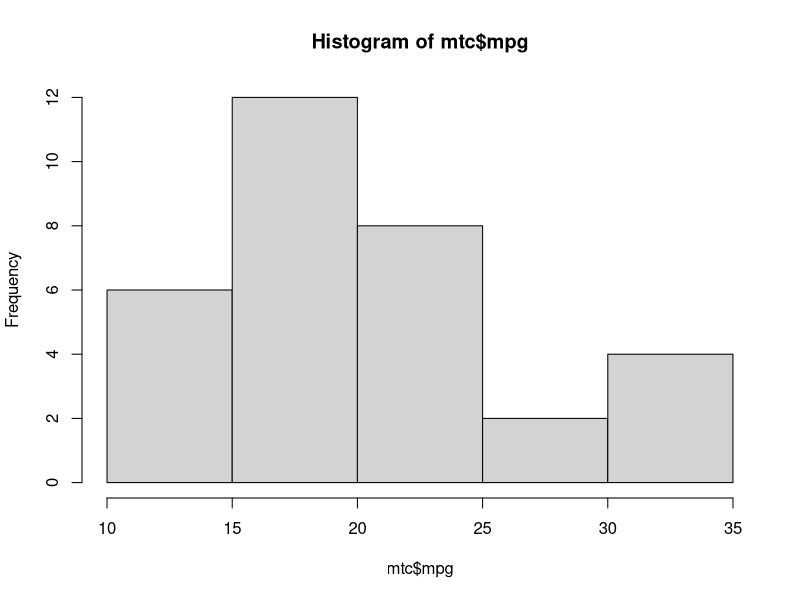
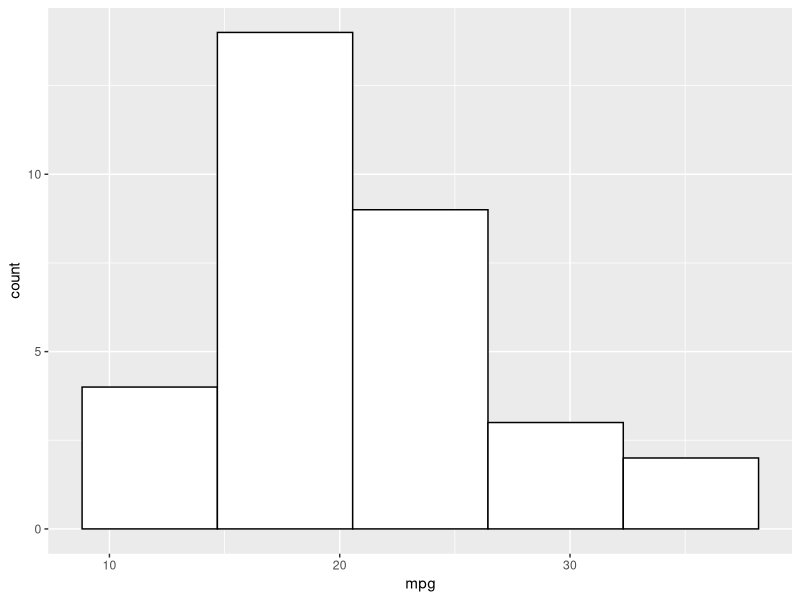
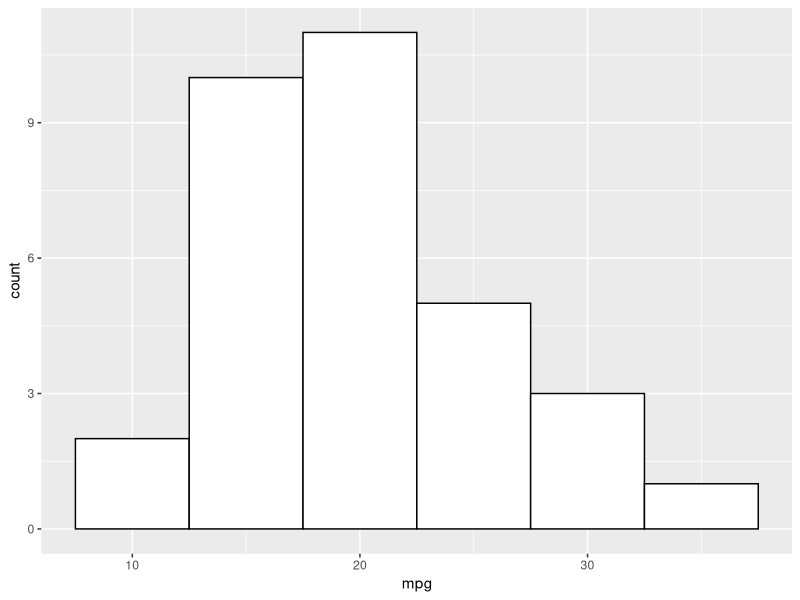
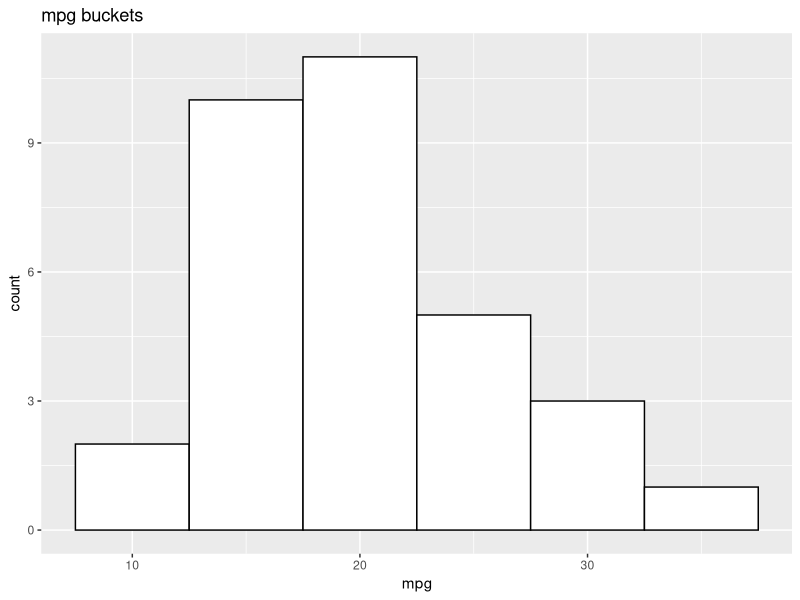
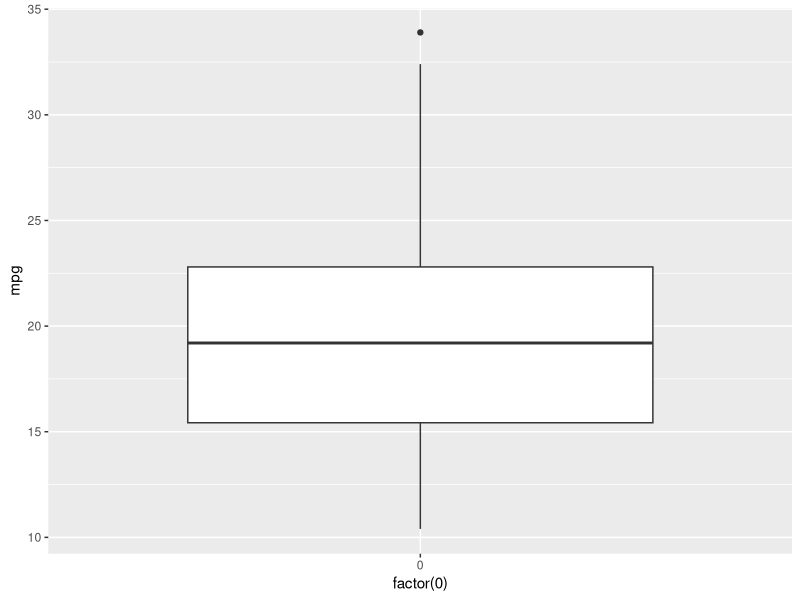
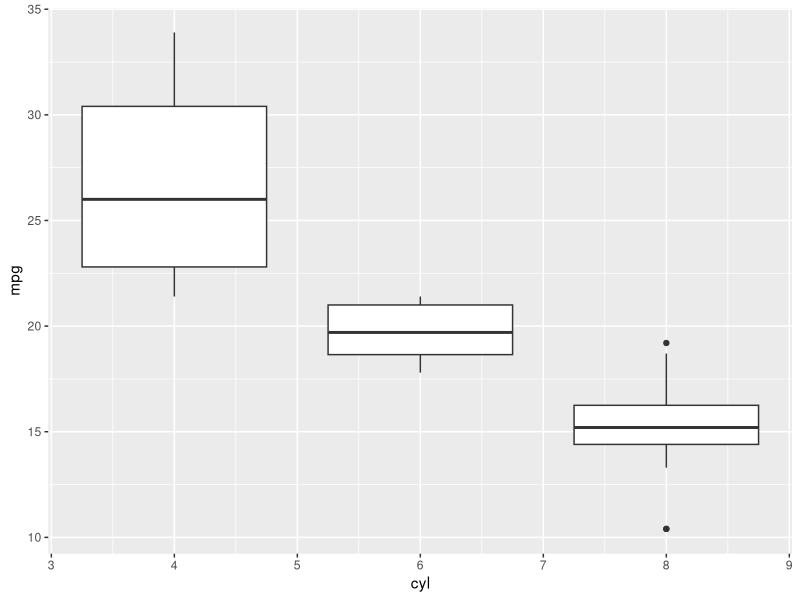
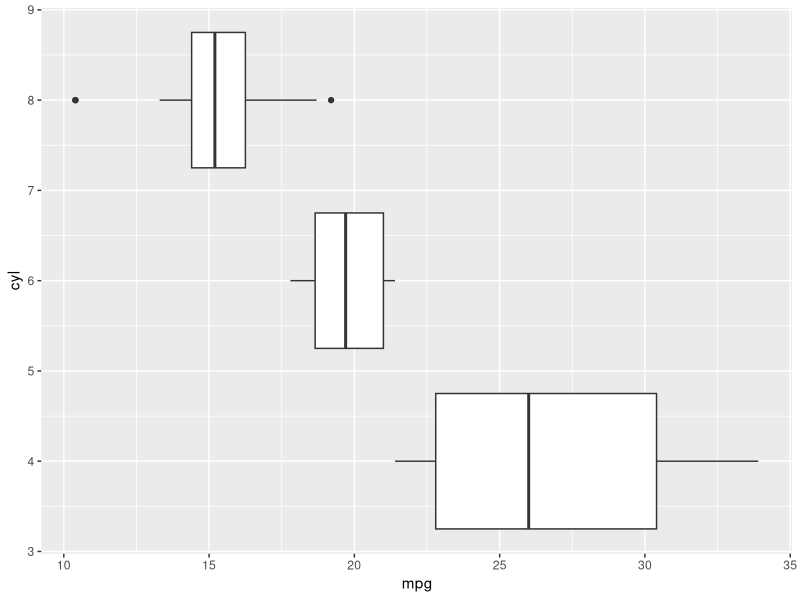
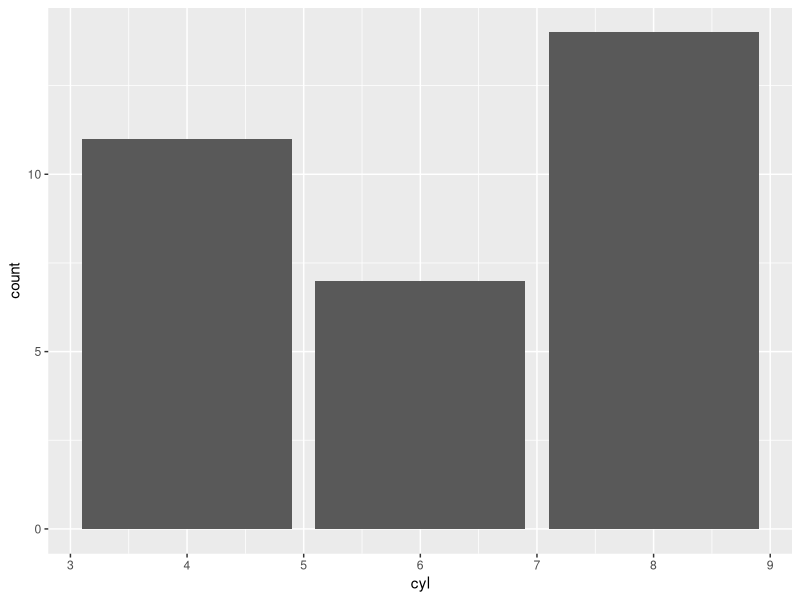

R code for these plots, in order:
library(ggplot2)

mtc <- mtcars

hist(mtc$mpg, breaks=4)
g <- ggplot(mtc,aes(x=mpg))+geom_histogram(bins=5, color="black", fill="white")
g
g <- ggplot(mtc,aes(x=mpg))+geom_histogram(binwidth=5, color="black", fill="white")
g
g + ggtitle("mpg buckets") 

ggplot(mtc, aes(x=factor(0), mpg)) + geom_boxplot()
ggplot(mtc, aes(group=cyl, x=cyl , mpg)) + geom_boxplot()
ggplot(mtc, aes(group=cyl, x=cyl , mpg)) + geom_boxplot() + coord_flip()

ggplot(mtc, aes(x=cyl)) + geom_bar()
hist(mtc$cyl)

car.names <- rownames(mtc)

g<-ggplot(mtc, aes(x=car.names, y=wt)) + geom_bar(stat = "identity")
g
g <- g + theme(axis.text.x = element_text(angle=90, hjust = 1))
g
g+ggtitle("my car weight chart")

ggplot(mtc, aes(x=cyl, fill=factor(gear))) + geom_bar()
ggplot(mtc, aes(x=cyl, fill=factor(gear))) + geom_bar(position = 'dodge')


ggplot(mtc, aes(x=mpg, y=wt)) + geom_point()
ggplot(mtc, aes(x=mpg, y=wt)) + geom_point(aes(size=qsec))
ggplot(mtc, aes(x=mpg, y=wt)) + geom_point(aes(size=qsec, color=qsec))
ggplot(mtc, aes(x=mpg, y=wt)) + geom_point(aes(size=qsec, color=qsec)) + geom_text(aes(label=car.names), size=3)


ggplot(mtc, aes(x=mpg, y=car.names))+geom_point(size=3)
ggplot(mtc, aes(x=mpg, y=reorder(car.names, mpg)))+geom_point(size=3)

       